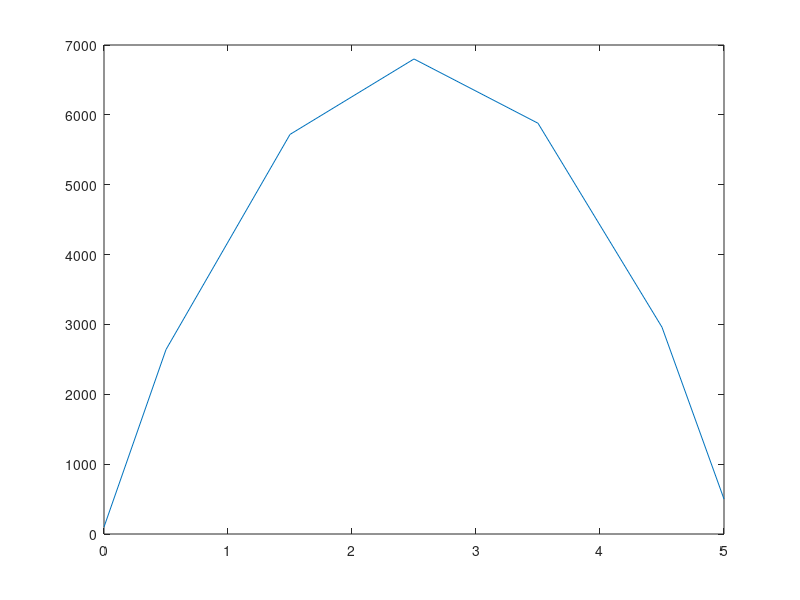

This chart was generated by the following MATLAB code:
clc, clear;
close;
G = input ('Enter the number of grid points');
L=input('Enter the length of pipe');
deltaX = (L)/G; # in m
A = 1; # in m2
k = 0.5; #W/mK
q= 1000;
V = (k*A)/(deltaX);
S=q*A*deltaX;
m = 0; # a counter
# Boundary conditions
T1 = 100;  # left boundary temperature
T2 = 500; # right boundary temperature
for i = 2:1:G-1
  j = 2 + m;
  a(i,j-1) = -V;
  a(i,j+1) = -V;
  a(i,j) = 2*V;
  m = m + 1;
end
a(1,1) = 3*V;
a(1,2) = -V;
a(G,G-1) = -V;
a(G,G) = 3*V;
disp(a);
x(1) = 0;
x(2) = x(1) + deltaX*0.5;
for i = 3:1:G+1
  x(i) = x(i-1) + deltaX;
end
x(G+2) = x(G+1) + deltaX*0.5;
B = zeros(G,1);
B(1,1) = 2*T1*V+S;
for i=2:1:G-1
B(i,1) = S;
end
B(G,1) = 2*T2*V+S;
T = mldivide(a,B);
disp(T);
disp(x');
Tmod = zeros(G+2,1)
Tmod(1,1) = T1;
Tmod(G+2,1) = T2;
for i=2:1:G+1
   Tmod(i,1) = T(i-1,1);
end
plot(x',Tmod)
